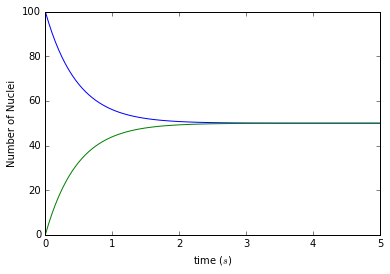

Reproduce this figure in Python.
import pylab as pl
class uranium_decay:
    """
    Simulation of radioactive decay
    Home work of the first chapter done by He Yijun
    Question 1.5
    """
    def __init__(self, number_of_nucleiA = 100,number_of_nucleiB = 0, time_constant = 1, time_of_duration = 5, time_step = 0.05):
        # unit of time is second
        self.n_uraniumA = [number_of_nucleiA]
        self.n_uraniumB = [number_of_nucleiB]        
        self.t = [0]
        self.tau = time_constant
        self.dt = time_step
        self.time = time_of_duration
        self.nsteps = int(time_of_duration // time_step + 1)
        print("Initial number of nucleiA ->", number_of_nucleiA)
        print("Initial number of nucleiB ->", number_of_nucleiB)
        print("Time constant ->", time_constant)
        print("time step -> ", time_step)
        print("total time -> ", time_of_duration)
    def calculate(self):
        for i in range(self.nsteps):
            tmpA = self.n_uraniumA[i] + self.n_uraniumB[i] / self.tau * self.dt - self.n_uraniumA[i] / self.tau * self.dt
            tmpB = self.n_uraniumB[i] + self.n_uraniumA[i] / self.tau * self.dt - self.n_uraniumB[i] / self.tau * self.dt         
            self.n_uraniumA.append(tmpA)
            self.n_uraniumB.append(tmpB)            
            self.t.append(self.t[i] + self.dt)
    def show_results(self):
        pl.plot(self.t, self.n_uraniumA)
        pl.plot(self.t, self.n_uraniumB)
        pl.xlabel('time ($s$)')
        pl.ylabel('Number of Nuclei')
        pl.show()
    def store_results(self):
        myfile = open('nuclei_decay_data.txt', 'w')
        for i in range(len(self.t)):
            print(self.t[i], self.n_uraniumA[i], self.n_uraniumB[i], file = myfile)
        myfile.close()
a = uranium_decay()
a.calculate()
a.show_results()
a.store_results()
